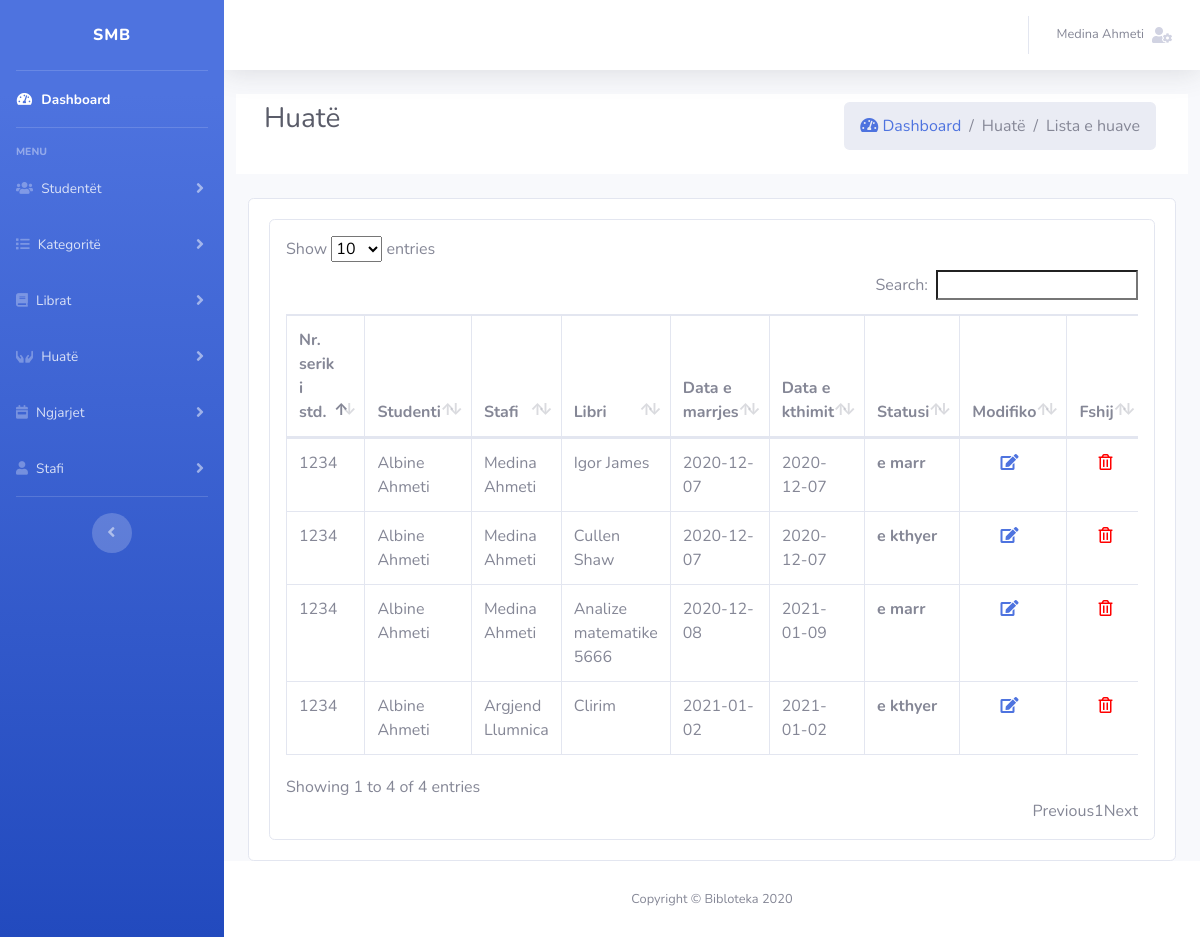
The app's page /admin/pages/huat/huat.php (signed in) with its own data.
### tables this page shows
CREATE TABLE `huate` (
  `id` int(11) NOT NULL,
  `libriId` int(11) NOT NULL,
  `stafiId` int(11) NOT NULL,
  `studentiId` int(11) NOT NULL,
  `dataEMarrjes` date NOT NULL,
  `dataEKthimit` date NOT NULL,
  `statusi` varchar(100) DEFAULT NULL
);

CREATE TABLE `studentet` (
  `id` int(11) NOT NULL,
  `stafiId` int(11) NOT NULL,
  `nr_serik` int(11) NOT NULL,
  `emri` varchar(50) NOT NULL,
  `mbiemri` varchar(50) NOT NULL,
  `adresa` varchar(150) DEFAULT NULL,
  `email` varchar(50) DEFAULT NULL,
  `password` varchar(256) NOT NULL,
  `telefoni` varchar(50) DEFAULT NULL,
  `roli` int(20) NOT NULL DEFAULT 2
);

CREATE TABLE `stafi` (
  `id` int(11) NOT NULL,
  `emri` varchar(50) NOT NULL,
  `mbiemri` varchar(50) NOT NULL,
  `adresa` varchar(150) DEFAULT NULL,
  `email` varchar(50) DEFAULT NULL,
  `password` varchar(256) NOT NULL,
  `telefoni` varchar(50) DEFAULT NULL,
  `roli` int(20) NOT NULL DEFAULT 0
);

CREATE TABLE `librat` (
  `id` int(11) NOT NULL,
  `stafiId` int(11) NOT NULL,
  `kategoriaId` int(11) NOT NULL,
  `titulli` varchar(50) NOT NULL,
  `autori` varchar(50) NOT NULL,
  `foto` longblob DEFAULT NULL,
  `isbn` varchar(50) NOT NULL,
  `rafti` varchar(255) NOT NULL,
  `faqet` int(100) NOT NULL,
  `signatura` varchar(255) NOT NULL,
  `vendi_botimit` varchar(100) NOT NULL,
  `dataEPublikimit` date DEFAULT NULL
);

### public_html/admin/autoloader.php (called while the page is built, shortened)
<?php
spl_autoload_register(function ($class) {
    $prefix = 'Admin\\';
    $base_dir = __DIR__ . '/';
    $len = strlen($prefix);
    $relative_class = substr($class, $len);
    $file = $base_dir . str_replace('\\', '/', $relative_class) . '.php';
});

### public_html/admin/Lib/Database.php (called while the page is built, shortened)
<?php
class Database{
    protected static $db_table;
    private $host   = DB_HOST;
    private $user   = DB_USER;
    private $pass   = DB_PASS;
    private $dbname = DB_NAME;
    public static $pdo;
    protected function connectDB(){
        try {
            $dsn="mysql:host=". $this->host . ";dbname=" . $this->dbname ;
            self::$pdo=new PDO($dsn,$this->user,$this->pass);
            self::$pdo->setAttribute(PDO::ATTR_ERRMODE,PDO::ERRMODE_EXCEPTION);
            return self::$pdo;
        } catch (Exception $e) {
            echo "Lidhja me bazen e shenimeve deshtoi " . $e->getMessage();
        }
    }
    public function prepare($sql){
        return self::$pdo->prepare($sql);
    }
    public function getClassName(){
        $class_name = new ReflectionClass($this);
        return $class_name=ucfirst($class_name->getShortName());
    }
    public function find_all(){
        $sql="SELECT * FROM " . static::$db_table ;
        $stmt=$this->prepare($sql);
        $stmt->execute();
        $stmt->setFetchMode(PDO::FETCH_CLASS, __NAMESPACE__ . "\\{$this->getClassName()}");
        return $stmt->fetchAll();
    }
    public function find_id($id){
        $sql="SELECT * FROM ". static::$db_table ." WHERE id=:id";
        $stmt=$this->prepare($sql);
        $stmt->bindValue(':id',$id,PDO::PARAM_INT);
        $stmt->execute();
        $stmt->setFetchMode(PDO::FETCH_CLASS, __NAMESPACE__ . "\\{$this->getClassName()}");
        return $stmt->fetch();
    }
}

### public_html/admin/Lib/Huate.php (called while the page is built, shortened)
<?php
class Huate extends Database {
    public $id;
    public $studentiId;
    public $stafiId;
    public $libriId;
    public $dataEMarrjes;
    public $dataEKthimit;
    public $statusi;
    public function getId() {
        return $this->id;
    }
    public function getStudentiId() {
        return $this->studentiId;
    }
    public function getStafiId() {
        return $this->stafiId;
    }
    public function getLibriId() {
        return $this->libriId;
    }
    public function getdataEMarrjes() {
        return $this->dataEMarrjes;
    }
    public function getdataEKthimit() {
        return $this->dataEKthimit;
    }
    public function getStatusi() {
        return $this->statusi;
    }
}

### public_html/admin/Lib/Studentet.php (called while the page is built, shortened)
<?php
class Studentet extends Database {
    public $nr_serik;
    public $emri;
    public $mbiemri;
    public function getNrSerik() {
        return $this->nr_serik;
    }
    public function getEmri() {
        return $this->emri;
    }
    public function getMbiemri() {
        return $this->mbiemri;
    }
}

### public_html/admin/Lib/Stafi.php (called while the page is built, shortened)
<?php
class Stafi extends Database {
    public $emri;
    public $mbiemri;
    public function getEmri() {
        return $this->emri;
    }
    public function getMbiemri() {
        return $this->mbiemri;
    }
}

### public_html/admin/Lib/Librat.php (called while the page is built, shortened)
<?php
class Librat extends Database {
    public $titulli;
    public function getTitulli() {
        return $this->titulli;
    }
}

### public_html/admin/pages/huat/huat.php (the view, shortened to what this page needs)
<?php
include "../../non-pages/header.php";
include "../../non-pages/aside.php";
?>
<div class="content-wrapper " style="min-height: 80%!important;">
    <div class="content-header">
        <div class="container-fluid">
            <div class="row mb-4 bg-white p-2">
                <div class="col-sm-6">
                    <h3 class="m-0 text-dark pl-2">Huatë</h3>
                </div>
                <div class="col-sm-6 pr-4">
                    <ol class="breadcrumb float-sm-right">
                        <li class="breadcrumb-item "><a href="../../../index.php"><i class="nav-icon fas fa-tachometer-alt"></i> Dashboard</a></li>
                        <li class="breadcrumb-item active">Huatë</li>
                        <li class="breadcrumb-item active">Lista e huave</li>
                    </ol>
                </div>
            </div>
            <div class="card">
                <div class="card-body">
                    <form method="post" action="">
                        <div class="card p-3">
                            <div class="table-responsive">
                                <?php
                                $huate = new Admin\Lib\Huate();
                                $student = new \Admin\Lib\Studentet();
                                $stafi = new \Admin\Lib\Stafi();
                                $librat = new \Admin\Lib\Librat();
                                ?>
                                <?php
                                if ($_SESSION['roli'] == 0 || $_SESSION['roli'] == 1) {
                                ?>
                                    <table id="example1" class="table table-bordered table-hover tblListForm" width="100%" cellspacing="0">
                                        <thead>
                                            <tr>
                                                <th>Nr. serik i std.</th>
                                                <th>Studenti</th>
                                                <th>Stafi</th>
                                                <th>Libri</th>
                                                <th>Data e marrjes</th>
                                                <th>Data e kthimit</th>
                                                <th>Statusi</th>
                                                <th>Modifiko</th>
                                                <th>Fshij</th>
                                            </tr>
                                        </thead>
                                        <tbody>
                                            <?php
                                            foreach ($huate->find_all() as $h) {
                                            ?>
                                                <tr>
                                                    <td>
                                                        <?php
                                                        $studenti = $student->find_id($h->getStudentiId());
                                                        echo htmlspecialchars($studenti->getNrSerik());
                                                        ?>
                                                    </td>
                                                    <td><?php $studenti = $student->find_id($h->getStudentiId());
                                                        echo htmlspecialchars($studenti->getEmri() . ' ' . $studenti->getMbiemri()); ?>
                                                    </td>
                                                    <td><?php $staf = $stafi->find_id($h->getStafiId());
                                                        echo htmlspecialchars($staf->getEmri() . ' ' . $staf->getMbiemri()); ?>
                                                    </td>
                                                    <td><?php $libri = $librat->find_id($h->getLibriId());
                                                        echo htmlspecialchars($libri->getTitulli()); ?></td>
                                                    <td><?php echo htmlspecialchars($h->getDataEMarrjes()); ?> </td>
                                                    <td><?php echo htmlspecialchars($h->getDataEKthimit()); ?></td>
                                                    <th class="statusi"><?php echo htmlspecialchars($h->getStatusi()); ?></th>
                                                    <?php
                                                    echo "<td class='text-center'><a style='text-decoration:none;' href='modifiko.php?id=" . $h->getId() . "'><i class='fas fa-edit mr-2'></i> </a></td>";
                                                    ?>
                                                    <td class="text-center">
                                                        <a class="delete" data-emp-id="<?php echo $h->getId(); ?>" href="javascript:void(0);" style="color:red;">
                                                            <i class="far fa-trash-alt"></i> </a>
                                                    </td>
                                                </tr>
                                            <?php
                                            }
                                            ?>
                                        </tbody>
                                    </table>
                                <?php
                                }
                                ?>
                            </div>
                        </div>
                    </form>
                </div>
            </div>
        </div>
    </div>
</div>
<?php
require_once("../../non-pages/footer.php")
?>

### records on screen
huate: studentiId.nr_serik "1234", studentiId.mbiemri "Albine Ahmeti", stafiId.mbiemri "Medina Ahmeti", libriId.titulli "Igor James", dataEMarrjes "2020-12-07", dataEKthimit "2020-12-07", statusi "e marr"
huate: studentiId.nr_serik "1234", studentiId.mbiemri "Albine Ahmeti", stafiId.mbiemri "Medina Ahmeti", libriId.titulli "Cullen Shaw", dataEMarrjes "2020-12-07", dataEKthimit "2020-12-07", statusi "e kthyer"
huate: studentiId.nr_serik "1234", studentiId.mbiemri "Albine Ahmeti", stafiId.mbiemri "Medina Ahmeti", libriId.titulli "Analize matematike 5666", dataEMarrjes "2020-12-08", dataEKthimit "2021-01-09", statusi "e marr"
huate: studentiId.nr_serik "1234", studentiId.mbiemri "Albine Ahmeti", stafiId.mbiemri "Argjend Llumnica", libriId.titulli "Clirim", dataEMarrjes "2021-01-02", dataEKthimit "2021-01-02", statusi "e kthyer"

### other values on screen
$_SESSION['fullname'] "Medina Ahmeti"
